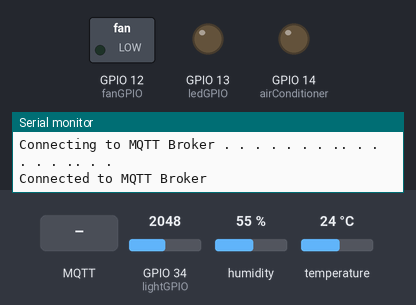
A program run on a simulated ESP32. On the bench: switched loads named in the program (green lamp = pin HIGH), output pins drawn as LEDs (lit = HIGH), the last lines printed to the serial monitor. Inputs (shaded band) come from the test bench; at power-on: GPIO 34 (lightGPIO) = 2048, humidity 55 %, temperature 24 °C. WiFi joins after 1.5 s; servers stay silent unless stated; random numbers use the default seed unless the program sets one; no MQTT or app messages arrive unless stated.

Above: at 4.2 s.
4.3 s: MQTT message "1" arrives on the first subscribed topic
At 4.7 s:
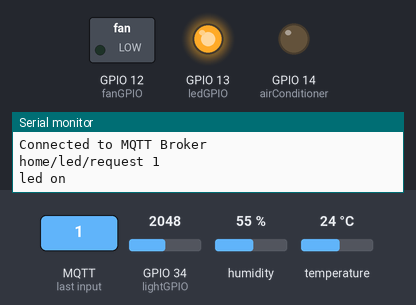
5.8 s: MQTT message "1" arrives on the second subscribed topic
At 7.0 s:
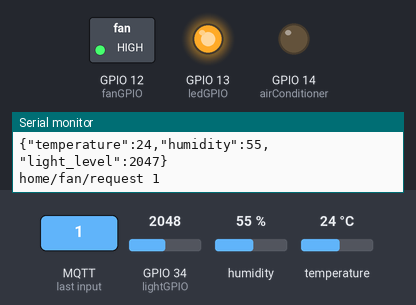
7.3 s: MQTT message "on" arrives on the first subscribed topic
At 8.1 s:
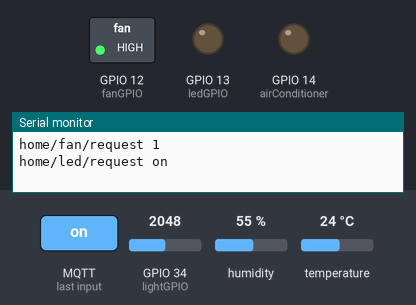
8.8 s: MQTT message "1" arrives on the third subscribed topic
At 9.3 s:
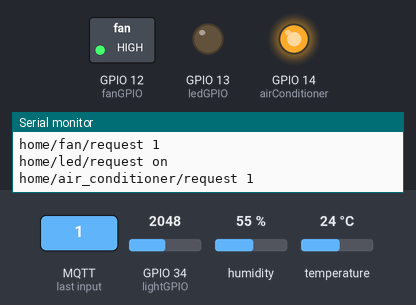
10.3 s: MQTT message "on" arrives on the second subscribed topic
At 11.5 s:
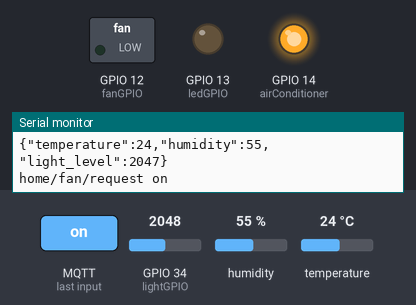
11.8 s: MQTT message "0" arrives on the third subscribed topic
At 12.7 s:
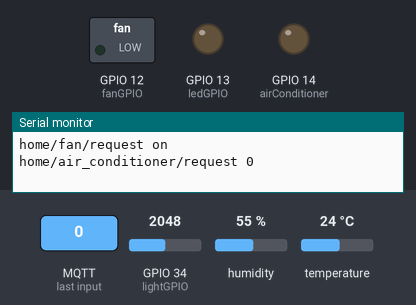
Timing chart, 0 to 14.3 s (numbered marks = the images above; inputs shaded):
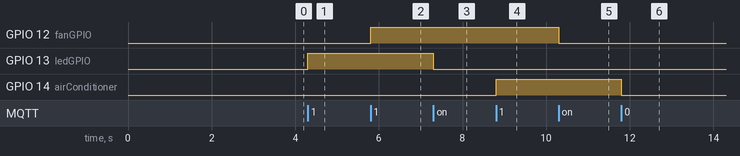

The program:

main.cpp
```cpp
#include <Arduino.h>
#include <WiFi.h>
#include<PubSubClient.h>
#include <WiFiClientSecure.h>
#include <ArduinoJson.h>
#include<DHT.h>
#include <cmath>
#define ledGPIO 13
#define fanGPIO 12
#define airConditioner 14
#define dht11GPIO 5
#define DHTTYPE DHT11
#define lightGPIO 34
const char* sensorData = "home/sensor/data";
const char* statusLedRequest = "home/led/request";
const char*  statusFanRequest =  "home/fan/request";
const char* statusAirConditionerRequest =  "home/air_conditioner/request";
const char* statusLedResponse = "home/led/response";
const char*  statusFanResponse =  "home/fan/response";
const char* statusAirConditionerResponse =  "home/air_conditioner/response";
DHT dht(dht11GPIO, DHTTYPE);
const char *ssid = "NhatroT4"; // wifi name
const char* password = "ngocmai284"; //wifi password
const char* mqtt_server = "192.168.2.7";
const  int mqtt_port = 1883;
const char* mqtt_username = "maybetuandat";
const char* mqtt_password = "1";
const unsigned long sendInterval = 5000;
unsigned long lastSend = 0;
WiFiClient espClient;
PubSubClient client(espClient);
void connect_mqtt_broker()
{
  while(!client.connected())
  {
    Serial.println("Connecting to MQTT Broker . . . . . . . .. . . . . . .. . . ");
    String clientID =  "ESPClient-";
    clientID += String(random(0xffff),HEX);
    if(client.connect(clientID.c_str(),  mqtt_username, mqtt_password))
    {
      Serial.println("Connected to MQTT Broker");
      client.subscribe(statusLedRequest);
      client.subscribe(statusFanRequest);
      client.subscribe(statusAirConditionerRequest);
    }
    else
    {
      Serial.print("Failed with state: ");
      Serial.print(client.state());
      delay(2000);
    }
  }
}
float roundTo(float value, int decimalPlaces) {
    float factor = powf(10.0f, decimalPlaces);
    return roundf(value * factor) / factor;
}
void publich_message_data(const char* topic)
{
    StaticJsonDocument<256> jsonDoc;
    float temperature = roundTo(dht.readTemperature(),2);
    jsonDoc["temperature"] = temperature;
    jsonDoc["humidity"] = dht.readHumidity();
    if(isnan(dht.readTemperature()) || isnan(dht.readHumidity()))
    {
      Serial.println("Failed to read from DHT sensor");
      return;
    }
    int analogValue = 4095 - analogRead(lightGPIO);
    jsonDoc["light_level"] = analogValue;
    char buffer[256];
    serializeJson(jsonDoc, buffer);
    Serial.println(buffer);
    client.publish(topic, buffer);
}
void call_back(char* topic, byte* payload, unsigned int length)
{
    String incoming_message = "";
    for(int i=0; i<length; i++) incoming_message += (char)payload[i];
     Serial.print(topic);
     Serial.print(" ");
     Serial.println(incoming_message);
    if(strcmp(topic,statusLedRequest)  == 0)
    {
      if(incoming_message == "1")
      {
            digitalWrite(ledGPIO, HIGH);
            client.publish(statusLedResponse, "1");
            Serial.println("led on");
      }
      else
      {
        digitalWrite(ledGPIO, LOW);
        client.publish(statusLedResponse, "0");
      }

    }
    if(strcmp(topic,statusFanRequest) == 0)
    {
      if(strcmp(incoming_message.c_str(), "1") == 0)
      {
            digitalWrite(fanGPIO, HIGH);
             client.publish(statusFanResponse, "1");
      }

      else
      {
         digitalWrite(fanGPIO, LOW);
        client.publish(statusFanResponse, "0");
      }
    }
    if(strcmp(topic,statusAirConditionerRequest) == 0)
    {
      if(strcmp(incoming_message.c_str(), "1") == 0)
      {
            digitalWrite(airConditioner, HIGH);
            client.publish(statusAirConditionerResponse, "1");
      }
      else
      {
            digitalWrite(airConditioner, LOW);
            client.publish(statusAirConditionerResponse, "0");
      }
    }
}
void set_up_wifi()
{
  Serial.begin(9600);
  delay(1000);
  WiFi.begin(ssid, password);
  Serial.println("Connecting to wifi...");
  while(WiFi.status() != WL_CONNECTED)
  {
    Serial.print(".");
    delay(1000);
  }
   Serial.println("\nConnected to the WiFi network");
   Serial.println(WiFi.localIP());
}
void setup_led()
{
    pinMode(ledGPIO, OUTPUT);
    pinMode(fanGPIO, OUTPUT);
    pinMode(airConditioner, OUTPUT);
}
void setup() {
    set_up_wifi();
    setup_led();
    client.setServer(mqtt_server, mqtt_port);
    client.setCallback(call_back);
}
void loop() {
    if(!client.connected())
    {
      connect_mqtt_broker();
    }
    client.loop();
   unsigned long currentMillis = millis();
   if(currentMillis - lastSend >= sendInterval)
   {
     lastSend = currentMillis;
     publich_message_data(sensorData);
   }
}
```

Measured:
- after the input at 4.3 s, GPIO 13 (ledGPIO): LOW → HIGH at once
- after the input at 5.8 s, GPIO 12 (fanGPIO): LOW → HIGH at once
- after the input at 7.3 s, GPIO 13 (ledGPIO): HIGH → LOW at once
- after the input at 8.8 s, GPIO 14 (airConditioner): LOW → HIGH at once
- after the input at 10.3 s, GPIO 12 (fanGPIO): HIGH → LOW at once
- after the input at 11.8 s, GPIO 14 (airConditioner): HIGH → LOW at once
